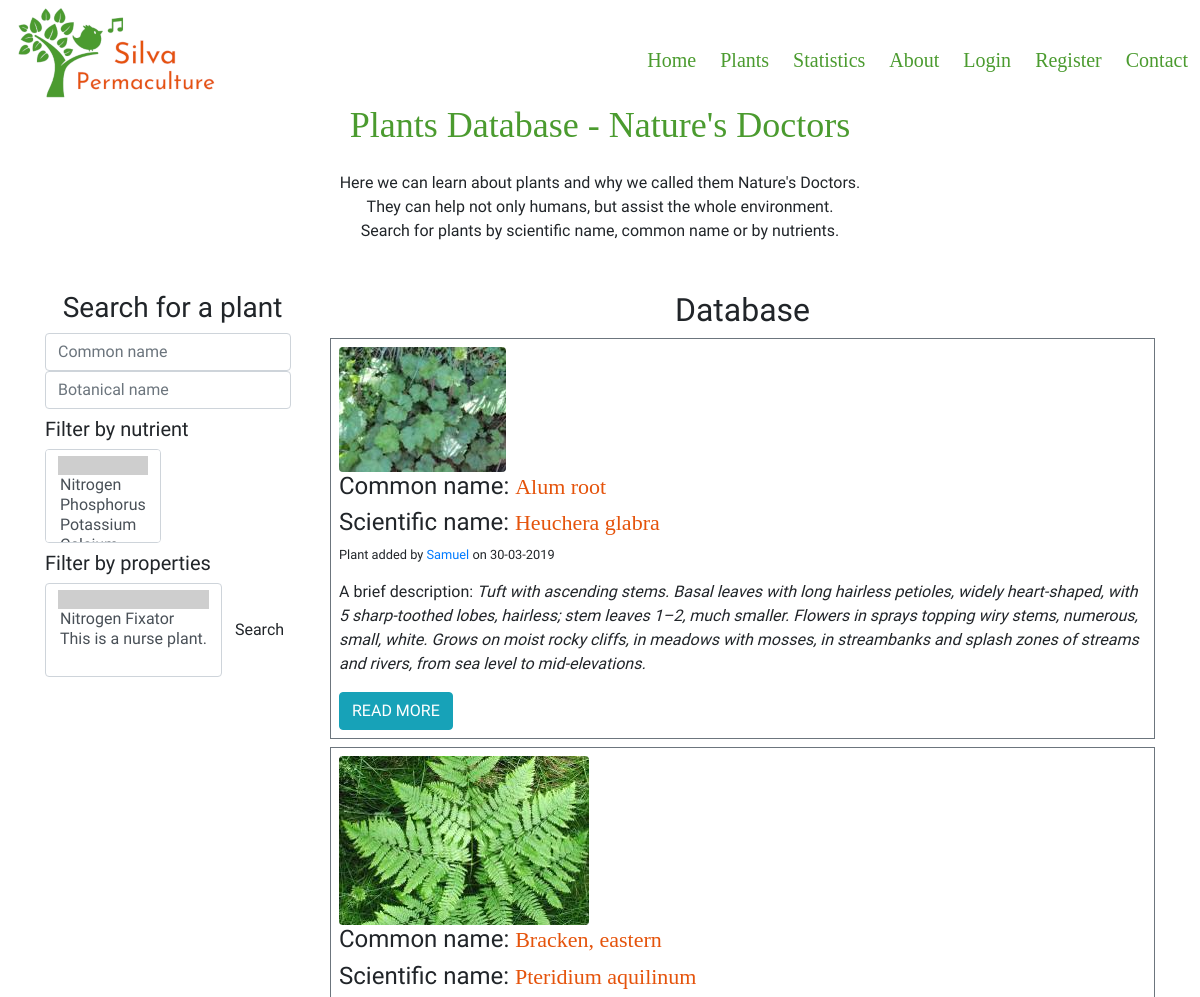
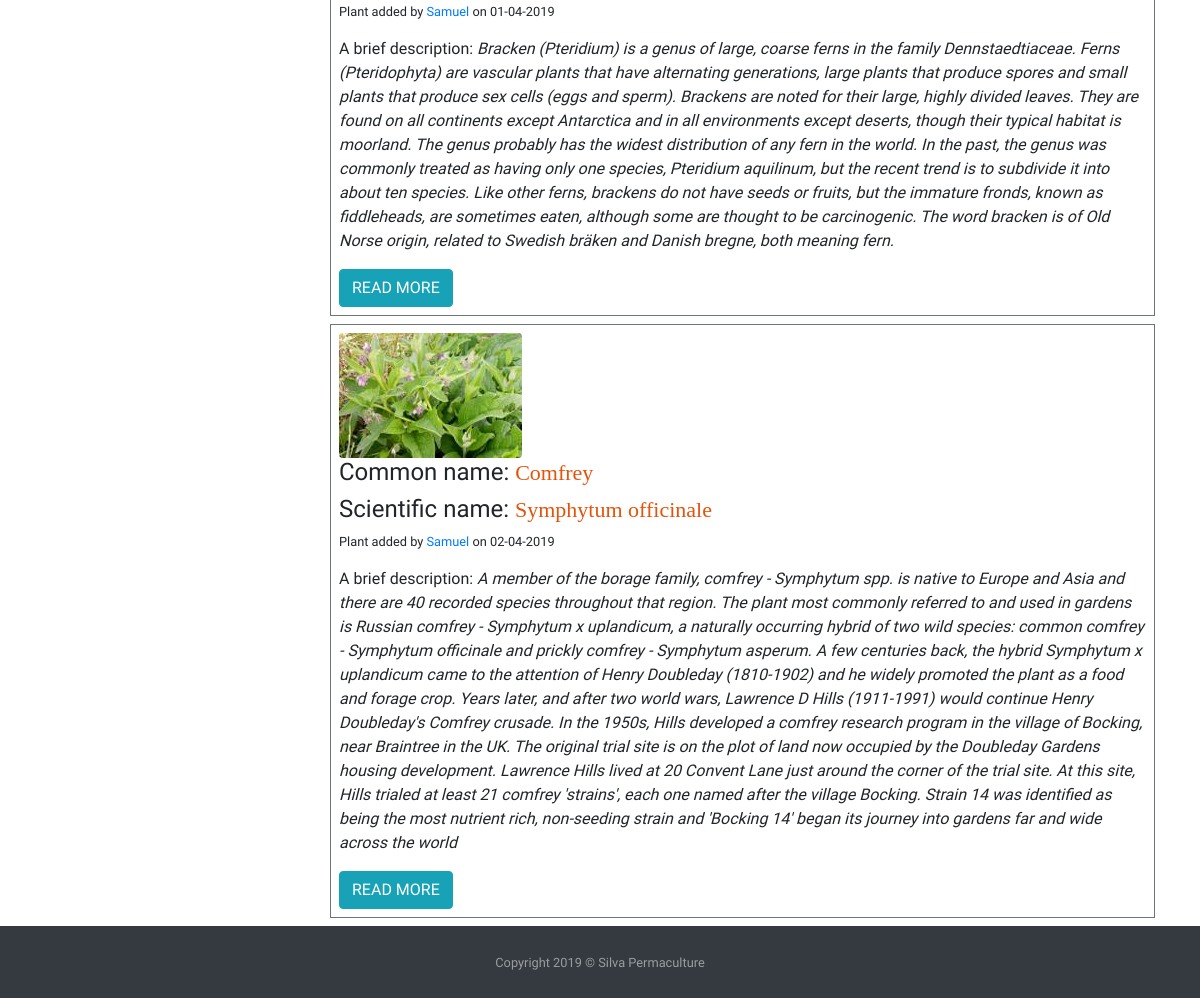
/plants, run on the app's committed database (2 pictures, top to bottom).
### silvapermaculture/models.py (models this page shows, shortened)
class Plants(db.Model):
    id = db.Column(db.Integer, primary_key=True)
    common_name = db.Column(db.String(40), nullable=False)
    botanical_name = db.Column(db.String(80), unique=True, nullable=False)
    short_description = db.Column(db.Text, nullable=False)
    medicinal = db.Column(db.Text, nullable=False)
    image_file = db.Column(db.String(20), default='default_plant_pic.jpg')
    date_added = db.Column(db.DateTime, nullable=False, default=datetime.utcnow)
    user_id = db.Column(db.Integer, db.ForeignKey('user.id'), nullable=False)
    dna = db.relationship('DNA', secondary = plants_dna_table)  # Dynamic_Nutrient_Accumulated
    nfn = db.relationship('NFN', secondary = plants_nfn_table)  # Nitrogen_Fixers_Nursing

class User(db.Model, UserMixin):
    id = db.Column(db.Integer, primary_key=True)
    username = db.Column(db.String(20), unique=True, nullable=False)
    password = db.Column(db.String(60), nullable=False)
    image_file = db.Column(db.String(20), nullable=False, default = 'default.png')
    add_plants = db.relationship('Plants', backref = 'author', lazy=True)

### silvapermaculture/routes.py (the view)
@app.route("/plants")
def plants():
    plants = Plants.query.all()
    search = SearchForm()
    return render_template('plants.html', title= 'Plants Database', plants=plants, search=search)

### silvapermaculture/forms.py
class SearchForm(FlaskForm):
    search_common = StringField('Search', render_kw={"placeholder": "Common name"})
    search_botanical = StringField('Botanical Name', render_kw={"placeholder": "Botanical name"})
    filter_dna = QuerySelectMultipleField('Filter by nutrient',query_factory=enabled_dna,allow_blank=True, get_label='element')
    filter_nfn = QuerySelectMultipleField('Filter by properties ', query_factory=enabled_nfn, allow_blank=True,
                                   get_label='plant_extra')
    submit = SubmitField('Search')

### silvapermaculture/forms.py (called while the page is built)
def enabled_dna():
    return DNA.query

def enabled_nfn():
    return NFN.query

### silvapermaculture/templates/plants.html
{% extends "layout.html" %}
    {% block content %}
        <div class="row">
            <div class="col-12">
                <h1 class="text-center" id="heading">Plants Database - Nature's Doctors</h1>
            </div>
        </div>
        <div class="row my-3">
            <div class="col-12 mb-2">
                <p class="text-center">Here we can learn about plants and why we called them Nature's Doctors.<br/>
                    They can help not only humans, but assist the whole environment. <br/>
                    Search for plants by scientific name, common name or by nutrients. </p>
            </div>
        </div>
        <div class="row">
            <div class="col-12 col-lg-3 ">
                <h3 class="my-2 text-center">Search for a plant</h3>
                <form class="form-inline my-2 my-lg-0">
                    {{ search.search_common(class="form-control") }}
                    {{ search.search_botanical(class="form-control") }}
                    <h5 class="h5 my-2">{{ search.filter_dna.label}}</h5>
                    {{ search.filter_dna(class="form-control") }}
                     <h5 class="h5 my-2">{{ search.filter_nfn.label}}</h5>
                    {{ search.filter_nfn(class="form-control") }}
                    {{ search.submit(class="btn float-right my-2") }}
                </form>
            </div>
            <div class="col-12 col-lg-9">
                <h2 class="my-2 text-center heading">Database</h2>
                {% for plant in plants %}
                   <div class="my-2 p-2 border border-secondary">
                    <img class="img-fluid rounded " src="{{ url_for('static', filename='img/plants/' + plant.image_file) }}"  alt="Default plant image"/>
                    <h4 class="text-left">Common name: <span class="titles">{{ plant.common_name }}</span></h4>
                    <h4 class="text-left">Scientific name: <span class="titles">{{ plant.botanical_name }} </span></h4>
                    <p class="text-left small">Plant added by <a href="#">{{ plant.author.username }}</a> on {{ plant.date_added.strftime('%d-%m-%Y') }} </p>
                    <p class="text-left">A brief description: <em>{{ plant.short_description }}</em> </p>
                    <a class="btn btn-info" href="{{ url_for('plant', plant_id=plant.id) }}">READ MORE</a>
                   </div>
                {% endfor %}
            </div>
        </div>
    {% endblock content %} #Jinja2 allows to put the name of the block here so to know which block is closing if we have multiple.

### silvapermaculture/templates/layout.html (shortened to what this page needs)
<!doctype html>
<html lang="en">
<head>
    <link rel="stylesheet" href="https://stackpath.bootstrapcdn.com/bootstrap/4.3.1/css/bootstrap.min.css">
    <link rel="stylesheet" href="https://cdn.jsdelivr.net/npm/bootstrap-select@1.13.9/dist/css/bootstrap-select.min.css">
    <link rel="stylesheet" href="https://use.fontawesome.com/releases/v5.3.1/css/all.css"
crossorigin="anonymous">
    <link rel="stylesheet" href="{{ url_for('static', filename='css/style.css') }}" type="text/css">
</head>
<body class="d-flex flex-column">
<header>
    <div class="container-fluid">
                <div class="row">
                    <div class="col-12 col-sm-12 p-0">
                        <nav class="navbar navbar-expand-lg p-0  ">
                            <a class="navbar-brand  ml-3" href="{{ url_for('index') }}"><img class="img-fluid" src="{{ url_for('static', filename='img/logo_silva.png') }}" alt="Bird singing and Silva Permaculture title"/></a>
                            <div class="collapse navbar-collapse justify-content-end" id="navbarNav">
                                <ul class="navbar-nav mt-3">
                                    <li class="nav-item mx-1">
                                        <a class="nav-link items" href="{{ url_for('index') }}">Home<span class="sr-only">(current)</span></a>
                                    </li>
                                    <li class="nav-item mx-1">
                                        <a class="nav-link items" href="{{ url_for('plants') }}">Plants</a>
                                    </li>
                                    <li class="nav-item mx-1">
                                        <a class="nav-link items" href="{{ url_for('statistics') }}">Statistics</a>
                                    </li>
                                    <li class="nav-item mx-1">
                                        <a class="nav-link items" href="{{ url_for('about') }}">About</a>
                                    </li>
                                    {% if current_user.is_authenticated %}
                                         <li class="nav-item mx-1">
                                            <a class="nav-link items"  href="{{ url_for('new_plant') }}">Add Plant</a>
                                        </li>
                                        <li class="nav-item mx-1">
                                            <a class="nav-link items"  href="{{ url_for('account') }}">Account</a>
                                        </li>
                                        <li class="nav-item mx-1">
                                            <a class="nav-link items"  href="{{ url_for('logout') }}">Logout</a>
                                        </li>
                                    {% else %}
                                        <li class="nav-item mx-1">
                                            <a class="nav-link items" href="{{ url_for('login') }}">Login</a>
                                        </li>
                                        <li class="nav-item mx-1">
                                            <a class="nav-link items" href="{{ url_for('register') }}">Register</a>
                                        </li>
                                    {% endif %}
                                    <li class="nav-item mx-1">
                                        <a class="nav-link items"  href="{{ url_for('contact') }}">Contact</a>
                                    </li>
                                </ul>
                            </div>
                        </nav>
                    </div>
                </div>
            </div>
</header>
<main>
    <div class="container">
                {% block content %}
                {% endblock content %}
    </div>
</main>
<footer  class="py-4 bg-dark text-white-50">
    <div class="container text-center">
      <small>Copyright 2019 &copy; Silva Permaculture</small>
    </div>
</footer>
</body>
</html>

### silvapermaculture/static/css/style.css (style rules this page uses)
body { font-family: "Mali",cursive; }
.items { color:#4B9B2F; font-family: 'Josefin Sans'; font-size:20px; transition: all .5s; }
#heading { color: #4B9B2F; font-size: 36px; font-family: 'Josefin Sans'; }
.titles { color: #E5530B; font-family: 'Josefin Sans'; font-size:22px }

### data on the page
Plants: image_file (picture), common_name "Alum root", botanical_name "Heuchera glabra", author.username "Samuel", date_added "30-03-2019", short_description "Tuft with ascending stems. Basal leaves with long hairless petioles, widely heart-shaped, with 5 sharp-toothed lobes, hairless; stem leaves 1–2, much smaller. Flowers in sprays topping wiry stems, numerous, small, white. Grows on moist rocky cliffs, in meadows with mosses, in streambanks and splash zones of streams and rivers, from sea level to mid-elevations."
Plants: image_file (picture), common_name "Bracken, eastern", botanical_name "Pteridium aquilinum", author.username "Samuel", date_added "01-04-2019", short_description "Bracken (Pteridium) is a genus of large, coarse ferns in the family Dennstaedtiaceae. Ferns (Pteridophyta) are vascular plants that have alternating generations, large plants that produce spores and small plants that produce sex cells (eggs and sperm). Brackens are noted for their large, highly divided leaves. They are found on all continents except Antarctica and in all environments except deserts, though their typical habitat is moorland. The genus probably has the widest distribution of any fern in the world. In the past, the genus was commonly treated as having only one species, Pteridium aquilinum, but the recent trend is to subdivide it into about ten species. Like other ferns,…"
Plants: image_file (picture), common_name "Comfrey", botanical_name "Symphytum officinale", author.username "Samuel", date_added "02-04-2019", short_description "A member of the borage family, comfrey - Symphytum spp. is native to Europe and Asia and there are 40 recorded species throughout that region. The plant most commonly referred to and used in gardens is Russian comfrey - Symphytum x uplandicum, a naturally occurring hybrid of two wild species: common comfrey - Symphytum officinale and prickly comfrey - Symphytum asperum. A few centuries back, the hybrid Symphytum x uplandicum came to the attention of Henry Doubleday (1810-1902) and he widely promoted the plant as a food and forage crop. Years later, and after two world wars, Lawrence D Hills (1911-1991) would continue Henry Doubleday's Comfrey crusade. In the 1950s, Hills developed a comfrey…"

### other printed values
{{ search.filter_dna.label }} "Filter by nutrient"
{{ search.filter_nfn.label }} "Filter by properties"
